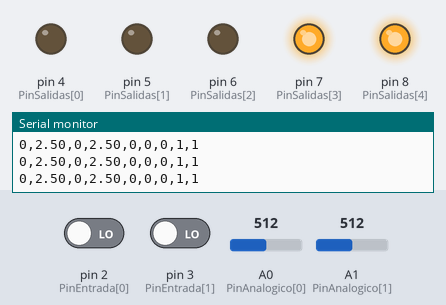
Simulated run of this sketch. Board: Arduino Uno, built with avr-gcc and run on an emulated ATmega328P. Shown: output pins drawn as LEDs (lit = HIGH), the last lines printed to the serial monitor. Inputs (shaded band) come from the test bench; at power-on: pin 2 (PinEntrada[0]) LOW, pin 3 (PinEntrada[1]) LOW, A0 (PinAnalogico[0]) = 512, A1 (PinAnalogico[1]) = 512.

Above: at 1.2 s.
1.3 s: pin 2 (PinEntrada[0]) driven HIGH
At 1.7 s:
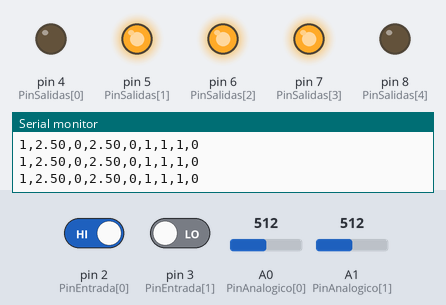
2.8 s: pin 3 (PinEntrada[1]) driven HIGH
At 4.0 s:
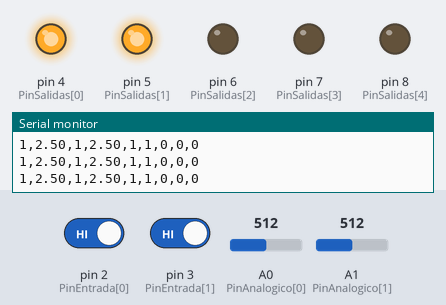
4.3 s: pin 3 (PinEntrada[1]) driven LOW
At 5.3 s:
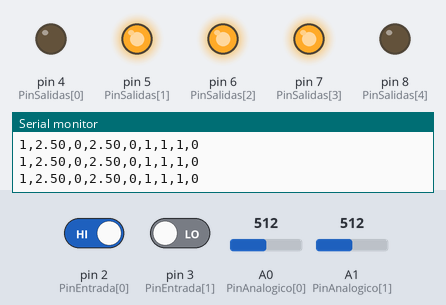
5.8 s: pin 2 (PinEntrada[0]) driven LOW
At 6.2 s:
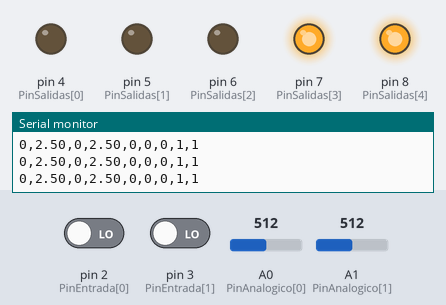
Timing chart, 0 to 8.3 s (numbered marks = the images above; inputs shaded):
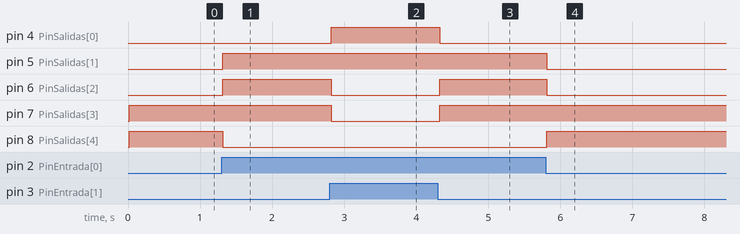

Measured:
- after the input at 1.3 s, pin 5 (PinSalidas[1]), pin 6 (PinSalidas[2]): LOW → HIGH at once; pin 8 (PinSalidas[4]): HIGH → LOW at once
- after the input at 2.8 s, pin 4 (PinSalidas[0]): LOW → HIGH at once; pin 6 (PinSalidas[2]), pin 7 (PinSalidas[3]): HIGH → LOW at once
- after the input at 4.3 s, pin 4 (PinSalidas[0]): HIGH → LOW at once; pin 6 (PinSalidas[2]), pin 7 (PinSalidas[3]): LOW → HIGH at once
- after the input at 5.8 s, pin 5 (PinSalidas[1]), pin 6 (PinSalidas[2]): HIGH → LOW at once; pin 8 (PinSalidas[4]): LOW → HIGH at once

The sketch:

activity_02.ino
```cpp
/*
Instituto Tecnológico de Costa Rica
Laboratorio de Control Eléctrico.
Lab #1: Introducción a Arduino
Implementación de funciones lógicas AND, OR, XOR, NAND, NOR de 2 entradas
*/


// Declaracione de constantes
  const int PinEntrada[2]={2,3};
  const int PinSalidas[5]={4,5,6,7,8};
  const int PinAnalogico[2]={A0,A1};
  int ValorAnalojLeido[2]={0,0};
  float ValorVoltage[2]={0.0,0.0};
  boolean Mapa_entradas[2];
  boolean ResultadoLogico[5]={false, false, false, false, false};

// Configuracion de Pines de entrada y salida
void setup(){
  Serial.begin(115200);
  Serial.println("-----");
// Initializa los pines:
for (int i = 0; i < 2; i++) {
  pinMode(PinEntrada[i], INPUT);
}
for (int i = 0; i < 5; i++) {
  pinMode(PinSalidas[i], OUTPUT);
}
delay(2);
}

void loop()
{
    //Lectura de entradas
    for(int i=0; i < 2; i++){
        Mapa_entradas[i] = digitalRead(PinEntrada[i]);
        ValorAnalojLeido[i] = analogRead(PinAnalogico[i]);
        ValorVoltage[i]= (map(ValorAnalojLeido[i], 0, 1023, 0, 500)/100.0);
    }
    //Escritura de salidas
    for(int i=0; i < 5; i++){
        digitalWrite(PinSalidas[i],ResultadoLogico[i]);
    }
//EJECUCION DEL PROGRAMA
  ResultadoLogico[0]=AND(Mapa_entradas[1],Mapa_entradas[0]);
  ResultadoLogico[1]=OR(Mapa_entradas[1],Mapa_entradas[0]);
  ResultadoLogico[2]=XOR(Mapa_entradas[1],Mapa_entradas[0]);
  ResultadoLogico[3]=NAND(Mapa_entradas[1],Mapa_entradas[0]);
  ResultadoLogico[4]=NOR(Mapa_entradas[1],Mapa_entradas[0]);

//IMPRESION DE RESULTADOS ENTRADA Y SALIDAS

  Serial.print(Mapa_entradas[0]);
  Serial.print(",");
  Serial.print(ValorVoltage[0]);
  Serial.print(",");
  Serial.print(Mapa_entradas[1]);
  Serial.print(",");
  Serial.print(ValorVoltage[1]);
  Serial.print(",");
  Serial.print(ResultadoLogico[0]);
  Serial.print(",");
  Serial.print(ResultadoLogico[1]);
  Serial.print(",");
  Serial.print(ResultadoLogico[2]);
  Serial.print(",");
  Serial.print(ResultadoLogico[3]);
  Serial.print(",");
  Serial.println(ResultadoLogico[4]);
  delay(10);
}

//DEFINICION DE LAS FUNCIONES LÓGICAS
// Forma de programacion Booleana
bool AND (bool X, bool Y ){
  return (X & Y);
}

// Forma de programacion con estructuras de control
bool OR (boolean X, bool Y ){
  return (X | Y);
}

// Completar código
bool XOR (bool X, bool Y ){
  return (X ^ Y);
}

bool NAND (bool X, bool Y ){
  return !(X & Y);
}

bool NOR (bool X, bool Y ){
  return !(X | Y);
}
```
